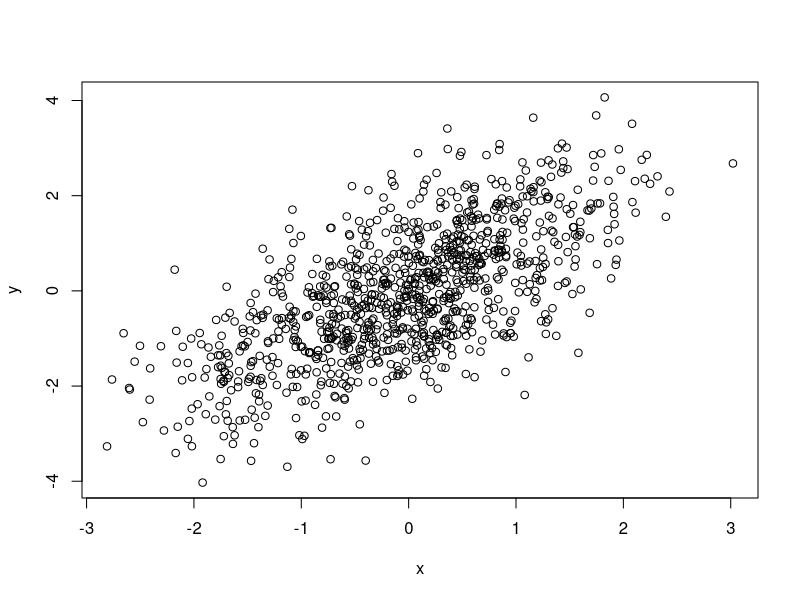
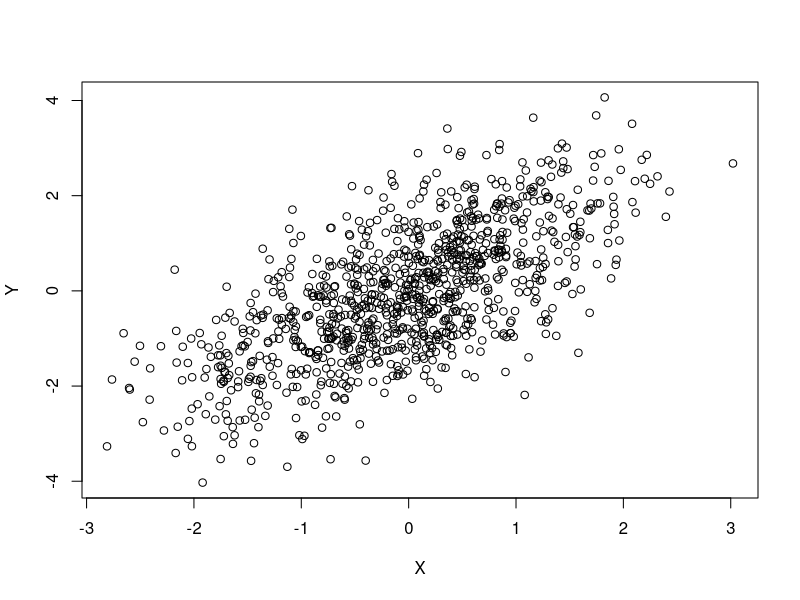
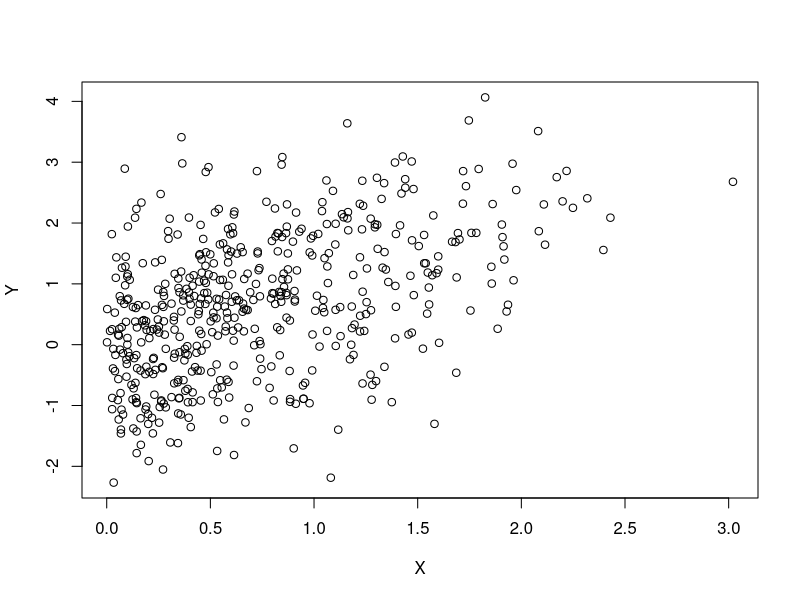
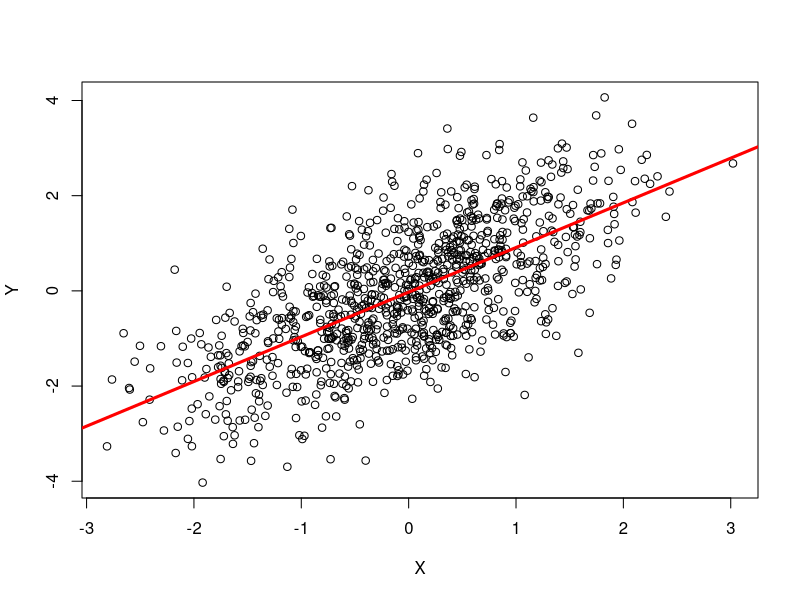

The R script that drew these images, in order:
## ---- chunk 1
options(width=100)
knitr::opts_chunk$set(
    eval=as.logical(Sys.getenv("KNITR_EVAL", "TRUE")),
    cache=as.logical(Sys.getenv("KNITR_CACHE", "TRUE")))
## ---- chunk 2
1 + 1
## ---- chunk 3
x = 1
x + x
## ---- chunk 4
x = c(1, 2, 3)
x
## ---- chunk 5
y = sqrt(x)
y
## ---- chunk 6
x = c(1, 2, 3)
x
x <- c(4, 5, 6)
x
x <- 7:9
x
10:12 -> x
x
## ---- chunk 7
x <- c(1, 2, 3) -> y
x
y
## ---- chunk 8
    people <- c("Brian", "Jim", "Herve", "Dan", "Val", "Martin")
    people
## ---- chunk 9
    population <- c(Buffalo=259000, Rochester=210000, `New York`=8400000)
    population
    log10(population)
## ---- chunk 10
    truthiness <- c(TRUE, FALSE, NA)
    truthiness
## ---- chunk 11
    !truthiness
    truthiness | !truthiness
    truthiness & !truthiness
## ---- chunk 12
    undefined_numeric_values <- c(NA, 0/0, NaN, Inf, -Inf)
    undefined_numeric_values
    sqrt(undefined_numeric_values)
## ---- chunk 13
    toupper(people)
    substr(people, 1, 3)
## ---- chunk 14
    x <- 1:3
    x * 2            # '2' (vector of length 1) recycled to c(2, 2, 2)
    truthiness | NA
    truthiness & NA
## ---- chunk 15
    substr(tolower(people), 1, 3)
    population[population < 1000000]
## ---- chunk 16
    frenemies = list(
        friends=c("Larry", "Richard", "Vivian"),
        enemies=c("Dick", "Mik")
    )
    frenemies
## ---- chunk 17
    frenemies[1]
    frenemies[c("enemies", "friends")]
    frenemies[["enemies"]]
## ---- chunk 18
    sex = factor(c("Male", "Male", "Female"),
                 levels=c("Female", "Male", "Hermaphrodite"))
    sex
    sex == "Female"
    table(sex)
    sex[sex == "Female"]
## ---- chunk 19
x = rnorm(1000)       # 1000 random normal deviates
y = x + rnorm(1000)   # another 1000 deviates, as a function of x
plot(y ~ x)           # relationship bewteen x and y
## ---- chunk 20
    df = data.frame(X=x, Y=y)
    head(df)           # first 6 rows
    plot(Y ~ X, df)    # same as above
## ---- chunk 21
    summary(df)
## ---- chunk 22
    positiveX = df[df$X > 0,]
    head(positiveX)
    plot(Y ~ X, positiveX)
## ---- chunk 23
    class(df)
    dim(df)
    colnames(df)
## ---- chunk 24
    fit <- lm(Y ~ X, df)
## ---- chunk 25
    plot(Y ~ X, df)
    abline(fit, col="red", lwd=3)
## ---- chunk 26
    anova(fit)
## ---- chunk 27
    class(fit)
    methods(class=class(fit))
